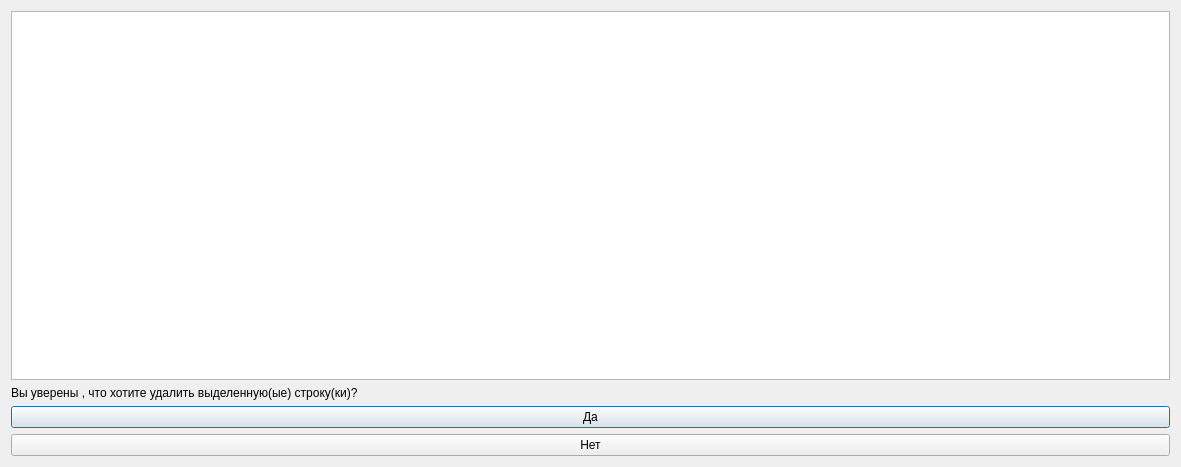
<?xml version="1.0" encoding="UTF-8"?>
<ui version="4.0">
 <class>DeleteWindow</class>
 <widget class="QDialog" name="DeleteWindow">
  <property name="geometry">
   <rect>
    <x>0</x>
    <y>0</y>
    <width>1181</width>
    <height>467</height>
   </rect>
  </property>
  <property name="windowTitle">
   <string>Сопровождение конкурсов на соискание грантов — удаление строки</string>
  </property>
  <layout class="QGridLayout" name="gridLayout">
   <item row="0" column="0">
    <widget class="QTableView" name="tableView_delete_row"/>
   </item>
   <item row="1" column="0">
    <widget class="QLabel" name="label">
     <property name="text">
      <string>Вы уверены , что хотите удалить выделенную(ые) строку(ки)?</string>
     </property>
    </widget>
   </item>
   <item row="2" column="0">
    <widget class="QPushButton" name="pushButton_yes">
     <property name="text">
      <string>Да</string>
     </property>
    </widget>
   </item>
   <item row="3" column="0">
    <widget class="QPushButton" name="pushButton_no">
     <property name="text">
      <string>Нет</string>
     </property>
    </widget>
   </item>
  </layout>
 </widget>
 <resources/>
 <connections/>
</ui>
